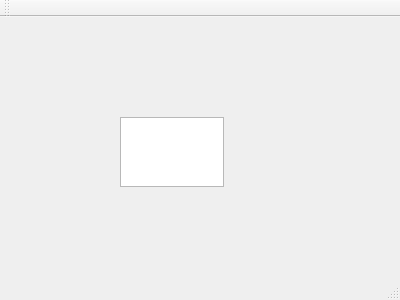
<?xml version="1.0" encoding="UTF-8"?>
<ui version="4.0">
 <class>MainWindow</class>
 <widget class="QMainWindow" name="MainWindow">
  <property name="geometry">
   <rect>
    <x>0</x>
    <y>0</y>
    <width>400</width>
    <height>300</height>
   </rect>
  </property>
  <property name="windowTitle">
   <string>MainWindow</string>
  </property>
  <widget class="QWidget" name="centralWidget">
   <widget class="QTextEdit" name="textEdit">
    <property name="geometry">
     <rect>
      <x>120</x>
      <y>100</y>
      <width>104</width>
      <height>70</height>
     </rect>
    </property>
   </widget>
  </widget>
  <widget class="QMenuBar" name="menuBar">
   <property name="geometry">
    <rect>
     <x>0</x>
     <y>0</y>
     <width>400</width>
     <height>28</height>
    </rect>
   </property>
  </widget>
  <widget class="QToolBar" name="mainToolBar">
   <attribute name="toolBarArea">
    <enum>TopToolBarArea</enum>
   </attribute>
   <attribute name="toolBarBreak">
    <bool>false</bool>
   </attribute>
  </widget>
  <widget class="QStatusBar" name="statusBar"/>
 </widget>
 <layoutdefault spacing="6" margin="11"/>
 <resources/>
 <connections/>
</ui>
